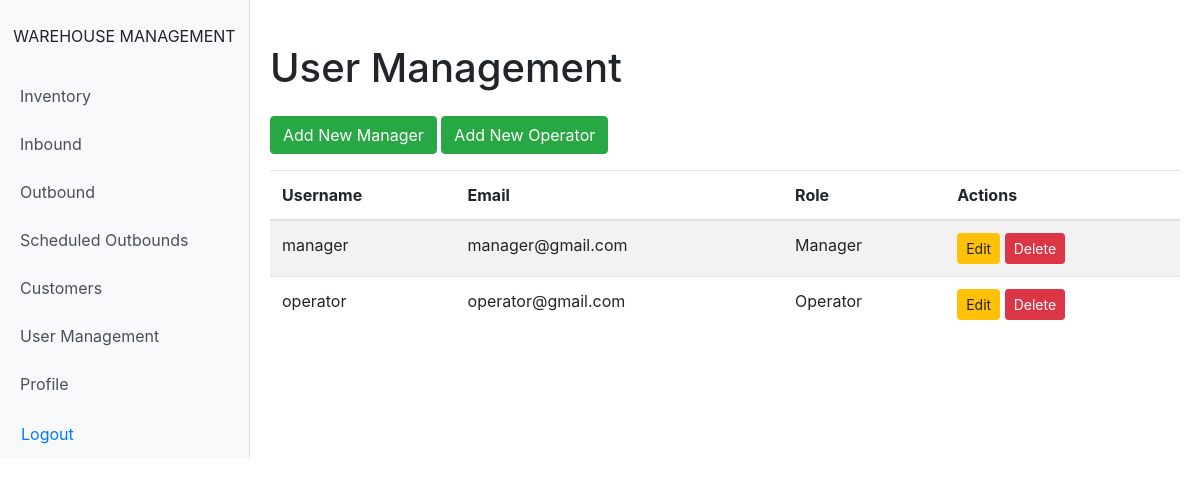
Page /users/ (signed in) on the committed database.
### inventory/models.py (models this page shows, shortened)
class User(AbstractUser):
    ROLE_CHOICES = (
        ('Admin', 'Admin'),
        ('Manager', 'Manager'),
        ('Operator', 'Operator'),
    )
    role = models.CharField(max_length=10, choices=ROLE_CHOICES)

### inventory/views.py (the view)
# urls.py: path('users/', views.user_list, name='user_list'),
@login_required
@roles_required(['Admin'])
def user_list(request):
    users = User.objects.filter(role__in=['Manager', 'Operator'])
    return render(request, 'inventory/user_list.html', {'users': users})

### inventory/utils.py (called while the page is built)
def roles_required(required_roles):
    def decorator(func):
        @wraps(func)
        def wrapped(request, *args, **kwargs):
            if request.user.is_authenticated:
                user_role = getattr(request.user, 'role', None)
                logger.debug(f"User '{request.user.username}' Role: {user_role}")
                logger.debug(f"Allowed Roles for '{func.__name__}': {required_roles}")
                if user_role in required_roles:
                    return func(request, *args, **kwargs)
                else:
                    logger.warning(f"Permission Denied for user '{request.user.username}' with role '{user_role}'")
            else:
                logger.warning(f"Unauthenticated access attempt to '{func.__name__}'")
            raise PermissionDenied
        return wrapped
    return decorator

### templates/inventory/user_list.html (shortened to what this page needs)
{% extends 'base.html' %}
{% block content %}
<h1 class="my-4">User Management</h1>
<div class="mb-3">
    {% if user.role == 'Admin' %}
        <a href="{% url 'create_user' 'Manager' %}" class="btn btn-success">Add New Manager</a>
        <a href="{% url 'create_user' 'Operator' %}" class="btn btn-success">Add New Operator</a>
    {% elif user.role == 'Manager' %}
        <a href="{% url 'create_user' 'Operator' %}" class="btn btn-success">Add New Operator</a>
    {% endif %}
</div>
<table class="table table-striped">
    <thead>
        <tr>
            <th>Username</th>
            <th>Email</th>
            <th>Role</th>
            {% if user.role == 'Admin' %}
            <th>Actions</th>
            {% endif %}
        </tr>
    </thead>
    <tbody>
        {% for user_obj in users %}
        <tr>
            <td>{{ user_obj.username }}</td>
            <td>{{ user_obj.email }}</td>
            <td>{{ user_obj.role }}</td>
            {% if user.role == 'Admin' %}
            <td>
                {% if user_obj.role != 'Admin' %}
                    <a href="{% url 'edit_user' user_obj.pk %}" class="btn btn-warning btn-sm">Edit</a>
                    <form method="post" action="{% url 'delete_user' user_obj.pk %}" style="display: inline;">
                        <button type="submit" class="btn btn-danger btn-sm">Delete</button>
                    </form>
                {% endif %}
            </td>
            {% endif %}
        </tr>
        {% empty %}
        <tr>
            <td colspan="4" class="text-center">No users found.</td>
        </tr>
        {% endfor %}
    </tbody>
</table>
{% endblock %}

### templates/base.html (style rules this page uses)
body { display: flex; min-height: 100vh; flex-direction: column; margin: 0; }

### rows in the picture
User: username "manager", email "manager@gmail.com", role "Manager", shows "Edit"
User: username "operator", email "operator@gmail.com", role "Operator", shows "Edit"
